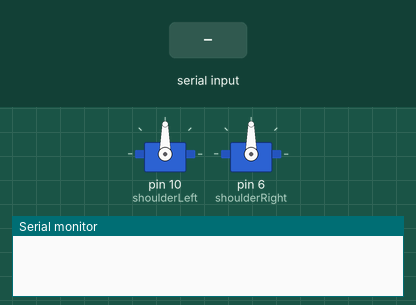
A sketch run on a simulated Arduino Uno, built with avr-gcc and run on an emulated ATmega328P. Shown: 2 × servo, the last lines printed to the serial monitor. The inputs (shaded band) are chosen by the test bench.

Above: at 1.2 s.
1.3 s: byte 30 received over Serial
At 1.8 s:
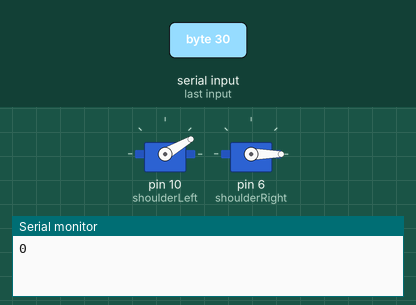
2.8 s: byte 90 received over Serial
At 4.0 s:
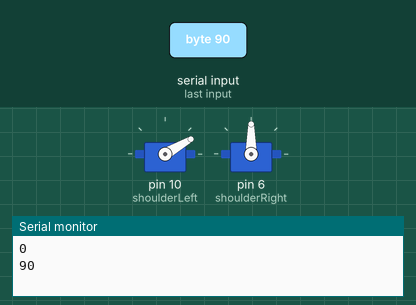
4.3 s: byte 120 received over Serial
At 5.3 s:
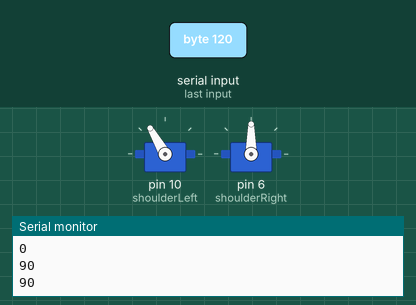
5.8 s: byte 30 received over Serial
At 6.5 s:
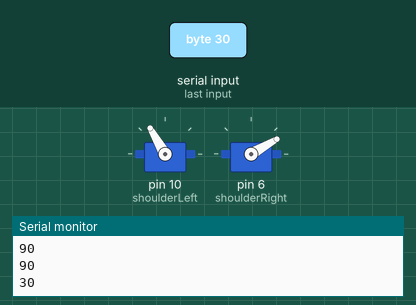
7.3 s: byte 90 received over Serial
At 7.6 s:
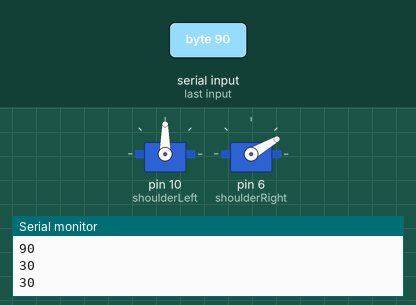
8.8 s: byte 120 received over Serial
At 9.9 s:
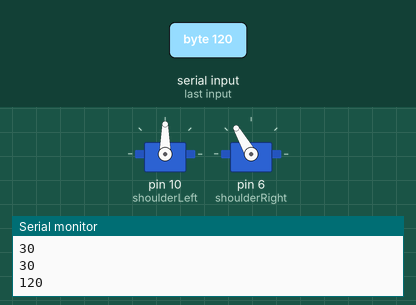
Timing chart, 0 to 11.3 s (numbered marks = the images above; inputs shaded):
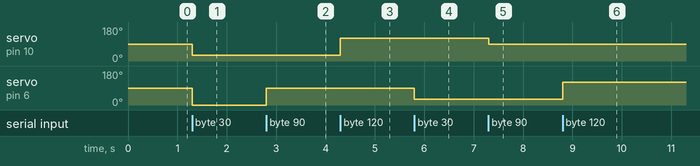

The sketch:

kinectshoulders.ino
```cpp
#include <Servo.h>

// declare both servos
Servo shoulderLeft;
Servo shoulderRight;

// setup the array of servo positions ❷
int nextServo = 0;
int servoAngles[] = {0,0};

void setup() {
  // attach servos to their pins ❸
  shoulderLeft.attach(10);
  shoulderRight.attach(6);
  Serial.begin(9600);
}

void loop() {
  if(Serial.available()){
    int servoAngle = Serial.read();

    servoAngles[nextServo] = servoAngle;
    nextServo++;
    if(nextServo > 1){
      nextServo = 0;
    }

    shoulderLeft.write(servoAngles[0]);
   shoulderRight.write(servoAngles[1]);
    Serial.println(servoAngles[1]);

  }
}
```

Measured:
- after the input at 1.3 s, servo on pin 10 (shoulderLeft): 90° → 30° at once; servo on pin 6 (shoulderRight): 90° → 0° at once
- after the input at 2.8 s, servo on pin 6 (shoulderRight): 0° → 90° at once
- after the input at 4.3 s, servo on pin 10 (shoulderLeft): 30° → 120° at once
- after the input at 5.8 s, servo on pin 6 (shoulderRight): 90° → 30° at once
- after the input at 7.3 s, servo on pin 10 (shoulderLeft): 120° → 90° at once
- after the input at 8.8 s, servo on pin 6 (shoulderRight): 30° → 120° at once
